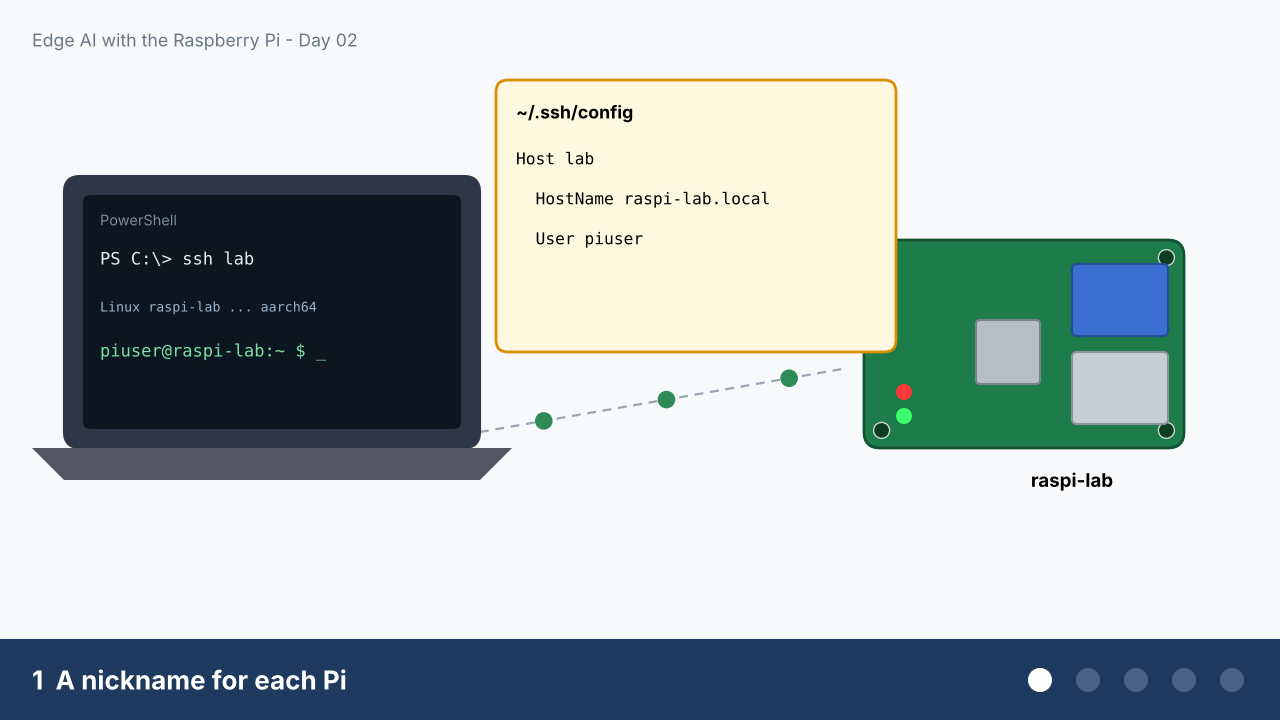
#> input picture tutorials/day02/figures/d2_anim_f1.png, 1280 x 720 px
$ python day02_tutorial.py
#> lines starting #> are read from the running program, lines starting #| are printed output that depends on the picture
import os, sys, glob
sys.path.insert(0, os.path.dirname(__file__))
from docx_lib import *
from day02_refs import *
from PIL import Image, ImageDraw, ImageFont
ROOT = os.path.abspath(os.path.join(os.path.dirname(__file__), ".."))
FIG = f"{ROOT}/day02/figures"; AD = f"{ROOT}/_assets/figures_adapted"; SHOTS = f"{ROOT}/my_screenshots/day02"; OUT = f"{ROOT}/day02"

# [4 lines left out: function user_shot, not called in this run]
def slot(d, prefix, ph, width, caption):
    p = user_shot(prefix); d.figure(p or f"{FIG}/{ph}", width, caption + ("" if p else "  (capture slot: add your own screenshot)"))
def make_filmstrip():
    fr = [Image.open(f"{FIG}/d2_anim_f{i}.png").convert("RGB").resize((800, 450), Image.LANCZOS) for i in range(1, 6)]
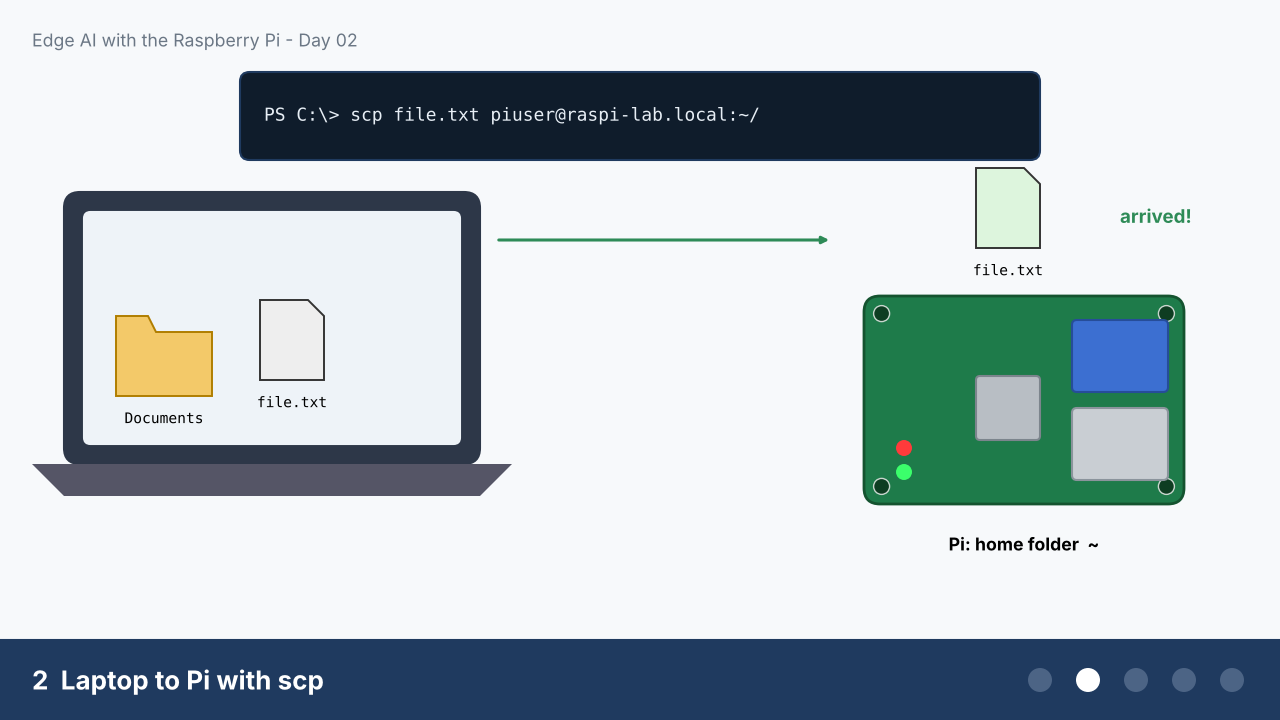
#> input picture tutorials/day02/figures/d2_anim_f2.png, 1280 x 720 px
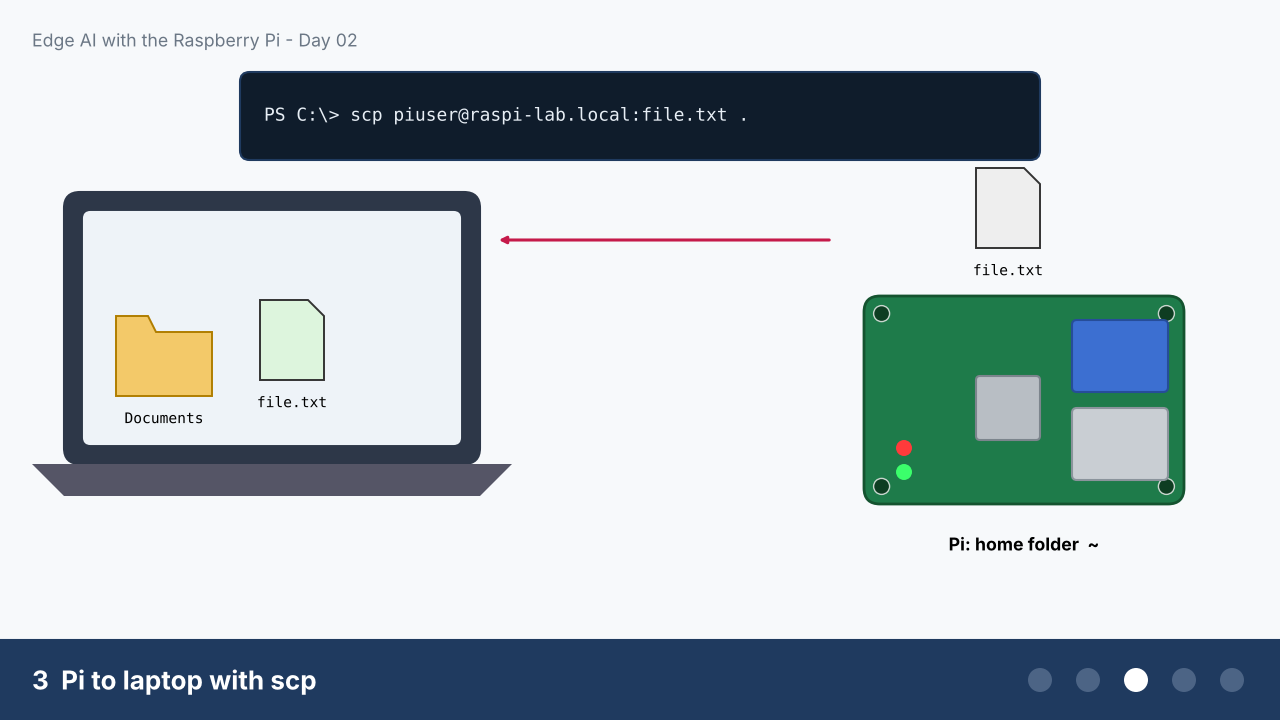
#> input picture tutorials/day02/figures/d2_anim_f3.png, 1280 x 720 px
    g = 14; sheet = Image.new("RGB", (3 * 800 + 4 * g, 2 * 450 + 3 * g), "white")
    for i, im in enumerate(fr):
        x = g + (i % 3) * (800 + g); y = g + (i // 3) * (450 + g); sheet.paste(im, (x, y)); ImageDraw.Draw(sheet).rectangle([x - 1, y - 1, x + 800, y + 450], outline="#C9D1D9", width=2)
    x = g + 2 * (800 + g); y = g + (450 + g); d = ImageDraw.Draw(sheet); d.rounded_rectangle([x, y, x + 800, y + 450], radius=18, fill="#E8EEF6", outline="#1F3A5F", width=3)
    fb = ImageFont.truetype("/usr/share/fonts/truetype/dejavu/DejaVuSans-Bold.ttf", 44); fn = ImageFont.truetype("/usr/share/fonts/truetype/dejavu/DejaVuSans.ttf", 28)
    d.polygon([(x + 330, y + 90), (x + 330, y + 210), (x + 440, y + 150)], fill="#C51A4A")
    d.text((x + 400, y + 255), "Play the animation", font=fb, fill="#1F3A5F", anchor="mm"); d.text((x + 400, y + 320), "animations/", font=fn, fill="#1F2933", anchor="mm"); d.text((x + 400, y + 360), "Day02_remote_access_and_files.mp4", font=fn, fill="#1F2933", anchor="mm")
    sheet.save(f"{FIG}/d2_filmstrip.png", dpi=(300, 300))

# [339 lines left out: function build, not called in this run]

if __name__ == "__main__":
#> (the run stopped early here; a loop or call above may not have finished)
